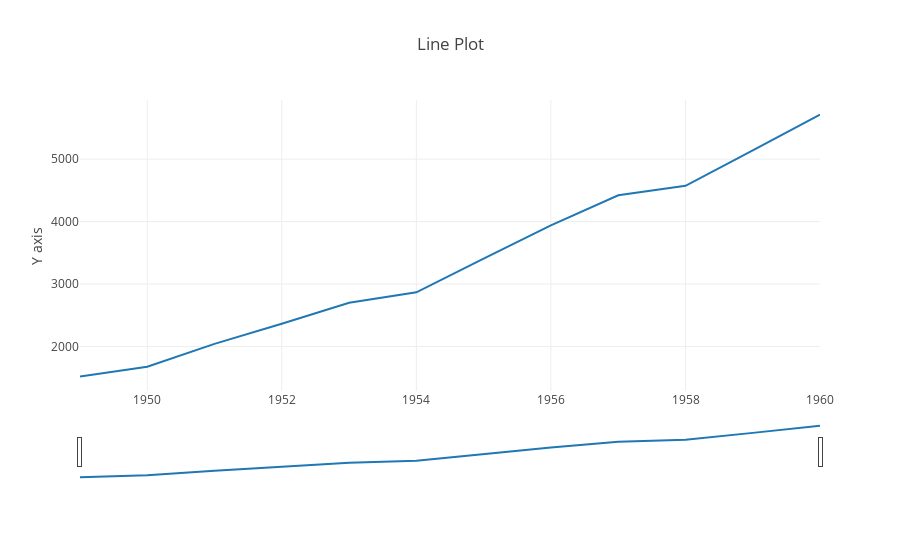

Notebook code cell kept with this figure:
### Code cell
def go_line(df, col_x, col_y):
    goline = go.Scatter(x = df[col_x],
                        y = df[col_y],
                        mode = "lines",  # 'lines+markers'
                        name = col_x+"_"+col_y)
    return goline

trace = go_line(flights_year, "year", "passengers")
traces = [trace]
layout = go.Layout(title = 'Line Plot', xaxis=dict(rangeslider=dict(visible=True), type='date'), yaxis = dict(title = 'Y axis'))
fig = go.Figure(data=traces, layout=layout)
# path_html = plotly.offline.plot(fig, filename="output/line.html", auto_open=False, show_link=False)
plotly.offline.iplot(fig)

### Figure 1 — Plotly figure (JSON) as saved in the notebook; plotly's stock layout.template omitted (floating-point values rounded to 4 significant figures)
{"data": [{"mode": "lines", "name": "year_passengers", "type": "scatter", "uid": "c01ed514-0b74-48a8-818b-6404ba2be6a8", "x": [1949, 1950, 1951, 1952, 1953, 1954, 1955, 1956, 1957, 1958, 1959, 1960], "y": [1520, 1676, 2042, 2364, 2700, 2867, 3408, 3939, 4421, 4572, 5140, 5714]}], "layout": {"autosize": true, "title": "Line Plot", "xaxis": {"autorange": true, "range": ["1949-01-01", "1960-01-01"], "rangeslider": {"autorange": true, "range": ["1949-01-01", "1960-01-01"], "visible": true, "yaxis": {"_template": null, "rangemode": "match"}}, "type": "date"}, "yaxis": {"autorange": true, "range": [1287, 5947], "title": "Y axis", "type": "linear"}}}
